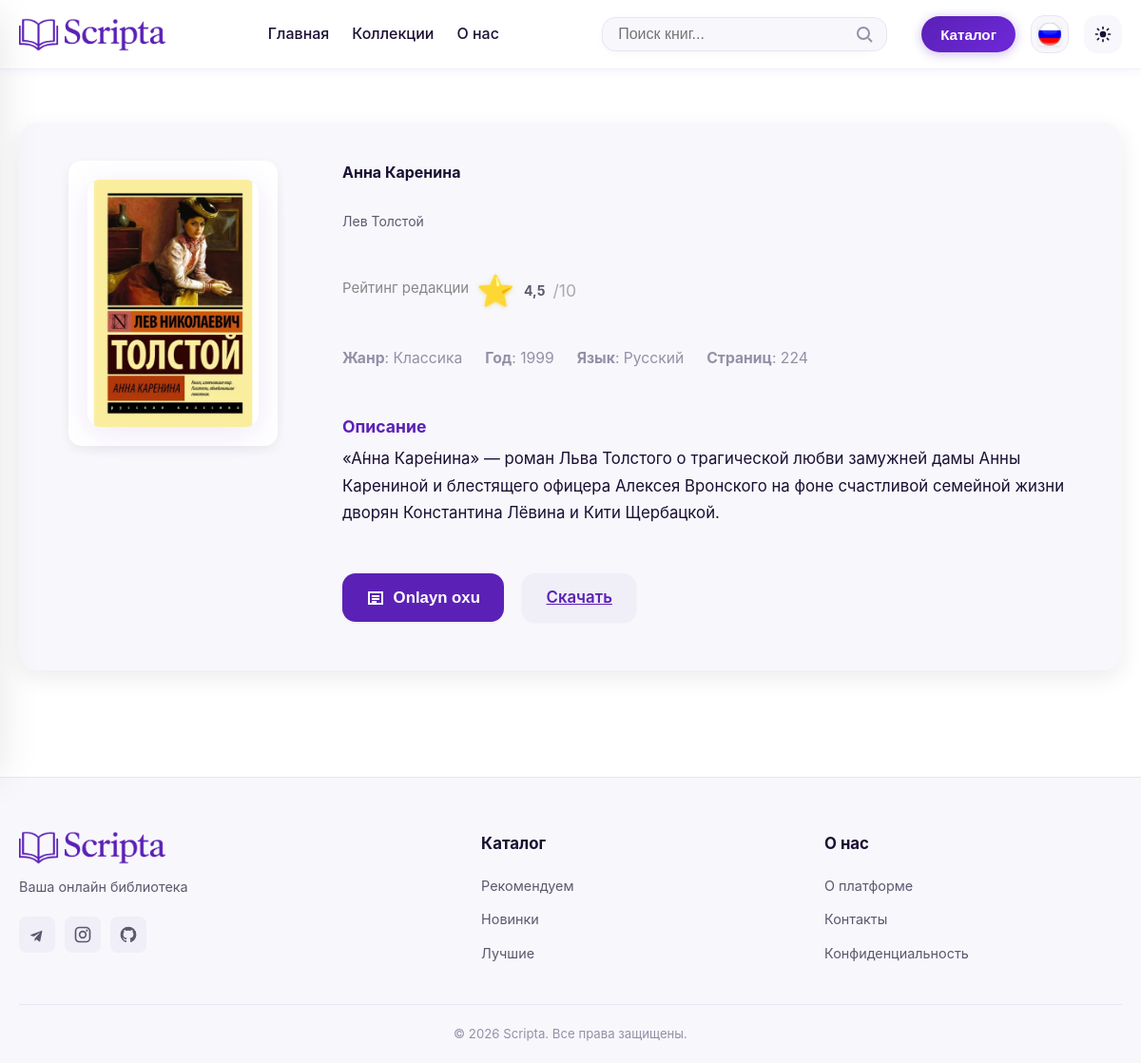
/book/2/, run on the app's committed database.
### main/models.py (models this page shows, shortened)
class Book(models.Model):
    STATUS_CHOICES = [
        ('regular', 'Обычная'),
        ('new', 'Новинка'),
        ('recommended', 'Рекомендуем'),
        ('best', 'Лучшие'),
    ]
    title = models.CharField('Название', max_length=200)
    author = models.CharField('Автор', max_length=100)
    published_date = models.PositiveIntegerField('Год публикации')
    genre = models.CharField('Жанр', max_length=50)
    language = models.CharField('Язык', max_length=50)
    pages = models.PositiveIntegerField('Страницы')
    description = models.TextField('Описание')
    rating = models.FloatField('Оценка')
    cover_image = models.ImageField(upload_to='book_covers/', blank=True, null=True)
    pdf_file = models.FileField('PDF-файл', upload_to='books/', blank=True, null=True)
    status = models.CharField('Статус', max_length=20, choices=STATUS_CHOICES, default='regular', db_index=True)

### main/views.py (the view)
# urls.py: path('book/<int:pk>/', views.book_detail, name='book_detail'),
def book_detail(request, pk):
    book = get_object_or_404(Book, pk=pk)
    return render(request, 'main/book.html', {'book': book})

### main/context_processors.py (called while the page is built)
def genres_context(request):
    genres = Book.objects.values_list('genre', flat=True).distinct()
    return {'genres': genres}

### main/templates/main/book.html (shortened to what this page needs)
{% extends "main/base.html" %}
{% load static %}
{% block content %}
    <section class="book-page">
        <div class="container">
            <div class="book-details">
                <div class="book-cover-section">
                    <div class="book-cover-wrapper">
                        {% if book.cover_image %}
                            <img src="{{ book.cover_image.url }}" alt="{{ book.title }}" class="book-cover-large">
                        {% else %}
                            <img src="{% static 'main/img/covers/placeholder.jpg' %}" alt="Нет обложки" class="book-cover-large">
                        {% endif %}
                    </div>
                </div>
                <div class="book-info-section">
                    <h1 class="book-title">{{ book.title }}</h1>
                    <p class="book-author">{{ book.author }}</p>
                    <div class="book-rating">
                            <div class="rating-label">Рейтинг редакции</div>
                            <div class="star-rating" data-rating="{{ book.admin_rating|floatformat:'1' }}">
                                <span class="rating-icon">⭐</span>
                                <span class="rating-value">{{ book.rating|floatformat:1 }}</span>
                                <span class="rating-max">/10</span>
                            </div>
                        </div>
                    <div class="book-meta">
                        <div class="meta-item">
                            <strong>Жанр</strong>: <span>{{ book.genre }}</span>
                        </div>
                        <div class="meta-item">
                            <strong>Год</strong>: <span>{{ book.published_date }}</span>
                        </div>
                        <div class="meta-item">
                            <strong>Язык</strong>: <span>{{ book.language }}</span>
                        </div>
                        <div class="meta-item">
                            <strong>Страниц</strong>: <span>{{ book.pages }}</span>
                        </div>
                    </div>
                    <div class="book-description">
                        <h3>Описание</h3>
                        <p>{{ book.description }}</p>
                    </div>
                    <div class="book-actions">
                        {% if book.pdf_file %}
                        <button class="primary-btn" id="readOnlineBtn" data-pdf-url="{% url 'book_pdf' book.pk %}">
                            <svg width="20" height="20" viewBox="0 0 20 20" fill="none">
                                <path d="M3 4h14v12H3z" stroke="currentColor" stroke-width="2" />
                                <path d="M6 8h8M6 11h8M6 14h5" stroke="currentColor" stroke-width="2" />
                            </svg>
                            <span data-key="readOnline" data-lang-ru>Читать онлайн</span>
                        </button>
                        <a href="{{ book.pdf_file.url }}" id="downloadLink" class="secondary-btn" download>Скачать</a>
                        {% endif %}
                    </div>
                    </div>
                </div>
            </div>
    </section>
{% endblock %}

### main/static/main/css/styles.css (style rules this page uses)
.book-rating { margin: 18px 0 12px 0; padding: 5px 0px; background: var(--bg-secondary); display: inline-block; }
.rating-label { font-size: 15px; color: #888; margin-bottom: 6px; }
.star-rating { display: flex; align-items: center; gap: 6px; }
.rating-icon { font-size: 2rem; color: #FFD700; margin-right: 4px; filter: drop-shadow(0 1px 2px #e0c20080); }
.rating-value { font-size: 1.7rem; font-weight: bold; color: #222; margin-right: 2px; }
.rating-max { font-size: 1.1rem; color: #aaa; }
.book-page { padding: 3.5rem 0 2.5rem; }
.book-details { display: flex; gap: 3rem; background: var(--bg-secondary); border-radius: var(--radius-lg); box-shadow: var(--shadow-lg); padding: 2.5rem 2rem; align-items: flex-start; margin-bottom: 2.5rem; flex-wrap: wrap; }
.book-cover-section { flex: 0 0 260px; display: flex; align-items: flex-start; justify-content: center; }
.book-cover-wrapper { background: var(--bg-primary); border-radius: var(--radius-md); box-shadow: var(--shadow-md); padding: 1.25rem; display: flex; align-items: center; justify-content: center; }
.book-cover-large { width: 180px; height: 260px; object-fit: cover; border-radius: var(--radius-md); box-shadow: 0 6px 32px rgba(91,33,182,0.10); background: var(--bg-tertiary); }
.book-info-section { flex: 1 1 320px; display: flex; flex-direction: column; gap: 1.2rem; }
.book-title { font-size: 2.2rem; font-weight: 700; margin-bottom: 0.2rem; color: var(--text-primary); }
.book-author { color: var(--text-secondary); font-size: 1.1rem; margin-bottom: 0.5rem; }
.book-rating { display: flex; align-items: center; gap: 0.7rem; margin-bottom: 0.5rem; }
.book-meta { display: flex; flex-wrap: wrap; gap: 1.5rem; margin-bottom: 0.5rem; }
.book-meta .meta-item { color: var(--text-tertiary); font-size: 0.98rem; }
.book-description { margin: 1.2rem 0 0.7rem; }
.book-description h3 { font-size: 1.1rem; color: var(--primary-color); margin-bottom: 0.3rem; }
.book-description p { color: var(--text-primary); font-size: 1.05rem; line-height: 1.7; }
.book-actions { display: flex; gap: 1.2rem; margin: 1.2rem 0 0.7rem; }
.primary-btn, .secondary-btn { display: flex; align-items: center; gap: 0.5em; font-size: 1.05rem; font-weight: 600; border: none; border-radius: var(--radius-md); padding: 0.7em 1.5em; cursor: pointer; transition: var(--transition); box-shadow: var(--shadow-sm); }
.primary-btn { background: var(--primary-color); color: #fff; }
.secondary-btn { background: var(--bg-tertiary); color: var(--primary-color); }
:root { --primary-color: #5b21b6; --primary-hover: #4c1d95; --primary-soft: rgba(91, 33, 182, 0.08); --accent-color: #7c3aed; --accent-hover: #6d28d9; --secondary-color: #6d28d9; --bg-primary: #ffffff; --bg-secondary: #f8f7fc; --bg-tertiary: #f0eef7; --text-primary: #1a1033; --text-secondary: #5c586e; --text-tertiary: #9490a6; --border-color: #e8e5f0; --shadow-sm: 0 1px 3px rgba(0, 0, 0, 0.05); --shadow-md: 0 4px 12px rgba(0, 0, 0, 0.06); --shadow-lg: 0 8px 24px rgba(0, 0, 0, 0.08); --shadow-xl: 0 16px 40px rgba(0, 0, 0, 0.10); --shadow-glow: 0 0 20px rgba(91, 33, 182, 0.10); --radius-sm: 8px; --radius-md: 14px; --radius-lg: 20px; --transition: all 0.3s cubic-bezier(0.4, 0, 0.2, 1); }
* { margin: 0; padding: 0; box-sizing: border-box; }
body { font-family: 'ALS Sirius', -apple-system, BlinkMacSystemFont, 'Segoe UI', 'Helvetica Neue', Arial, sans-serif; background: var(--bg-primary); color: var(--text-primary); line-height: 1.6; transition: background-color 0.4s ease, color 0.4s ease; }
.container { max-width: 1200px; margin: 0 auto; padding: 0 20px; }
.book-title { font-size: 1rem; font-weight: 700; margin-bottom: 0.5rem; display: -webkit-box; -webkit-line-clamp: 2; -webkit-box-orient: vertical; overflow: hidden; }
.book-author { font-size: 0.875rem; color: var(--text-secondary); margin-bottom: 0.75rem; }
.book-rating { display: flex; align-items: center; gap: 0.5rem; margin-top: auto; }
.rating-value { font-size: 0.875rem; color: var(--text-secondary); }
html { scroll-behavior: smooth; }
body.lang-ready [data-key], body.lang-ready [data-key-placeholder] { opacity: 1; transition: opacity 0.15s ease; }

### data on the page
Book: cover_image (picture), title "Анна Каренина", author "Лев Толстой", rating "4,5", genre "Классика", published_date "1999", language "Русский", pages "224", description "«А́нна Каре́нина» — роман Льва Толстого о трагической любви замужней дамы Анны Карениной и блестящего офицера Алексея Вронского на фоне счастливой семейной жизни дворян Константина Лёвина и Кити Щербацкой."
